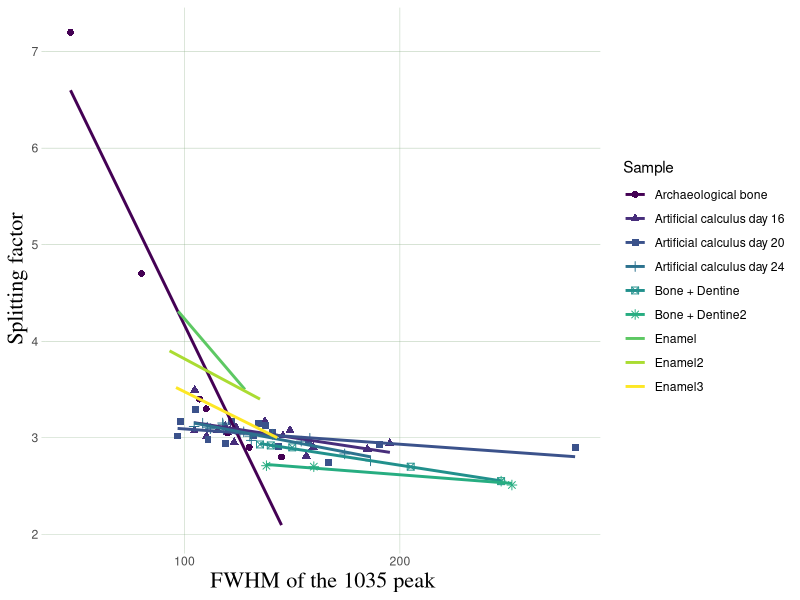
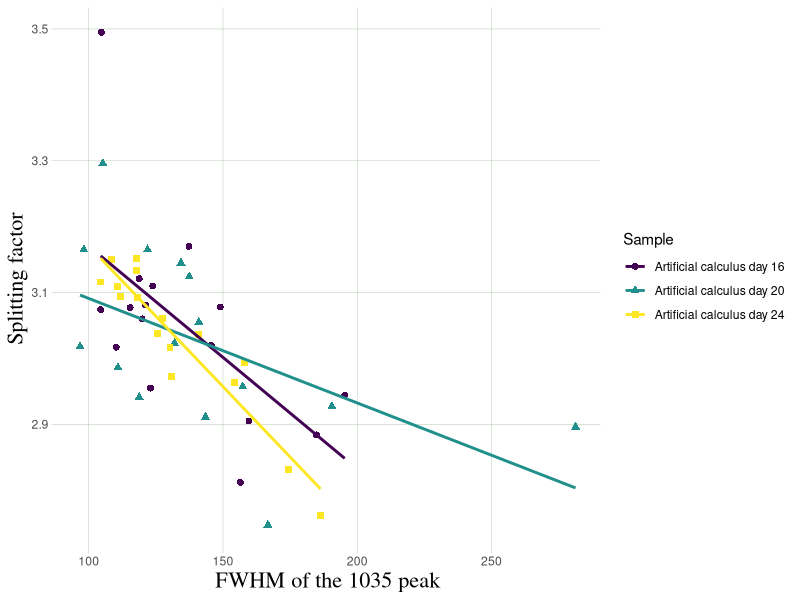

The R script that drew these images, in order:
library(tidyverse)

options(ggplot2.discrete.colour = function() scale_colour_viridis_d(),
        ggplot2.continuous.colour = function() scale_colour_viridis_c())

# set a consistent theme across plots
harvest_theme <- theme(panel.background = element_rect(fill = "transparent", colour = NA),
                        plot.background = element_rect(fill = "transparent", colour = NA),
                        panel.grid.major = element_line(colour = "#88AC82", size = 0.1),
                        axis.ticks = element_line(colour = "#88AC82", size = 0.1),
                        panel.border = element_blank(),
                        axis.title = element_text(family = "serif", size = 16),
                        legend.key = element_rect(fill = "transparent", colour = "transparent")) 

# harvest_theme <- theme(panel.background = element_rect(fill = "transparent", colour = NA),
#                         plot.background = element_rect(fill = "transparent", colour = NA),
#                         panel.border = element_blank(),
#                         panel.grid.major = element_line(colour = "#88AC82", size = 0.1),
#                         #plot.margin = element_line(colour = "#88AC82"),
#                         axis.title = element_text(family = "serif", size = 16))

grind_data_raw <- readr::read_csv2("data/grind-curve.csv")

grind_data <- grind_data_raw %>%
  filter(Sample != "Synthetic") %>%
  mutate(day = stringr::str_extract(Sample, "[0-9*?]."),
         grind = stringr::str_extract(Sample, "[a-f]$"),
         Sample = if_else(str_detect(Sample, "F"), "Artificial calculus", Sample),
         Sample_day = if_else(!is.na(day), paste(Sample, "day", day), Sample))

# Plot of grind curves
grind_data %>%
  group_by(day, Sample) %>%
  ggplot(aes(x = FWHM, y = IRSF, col = Sample_day, shape = Sample_day)) +
    geom_point(size = 2) +
    geom_smooth(method = "lm", se = F) +
    #theme_minimal() +
    labs(col = "Sample", shape = "Sample",
         x = "FWHM of the 1035 peak",
         y = "Splitting factor") +
    harvest_theme
    #scale_color_viridis_d()

# isolate artificial samples to see diffs between days
grind_data %>%
  filter(Sample == "Artificial calculus") %>%
  #group_by(day, Sample) %>%
  ggplot(aes(x = FWHM, y = IRSF, col = Sample_day, shape = Sample_day)) +
  geom_point(size = 2) +
  geom_smooth(method = "lm", se = F) +
  #theme_minimal() +
  labs(col = "Sample", shape = "Sample",
       x = "FWHM of the 1035 peak",
       y = "Splitting factor") +
  harvest_theme
#scale_color_viridis_d()


grind_data
